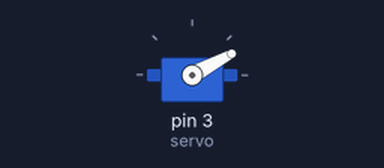
Bench run of a sketch on a simulated Arduino Uno, built with avr-gcc and run on an emulated ATmega328P. On the bench: servo. What the sketch prints to the serial monitor is not drawn.

Above: at 0.05 s.
At 0.45 s:
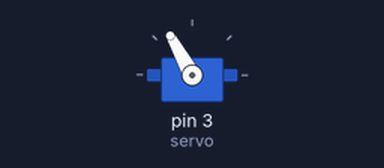
At 0.85 s:
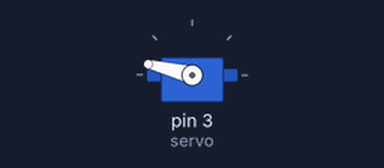
At 1.65 s:
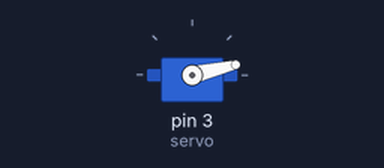
Timing chart, 0 to 3.8 s (numbered marks = the images above):
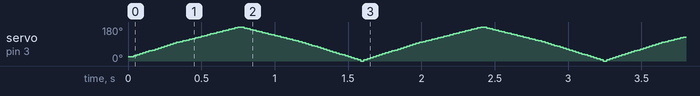

The sketch:

codigo-arduino.ino
```cpp
// Importa a biblioteca "Servo" para controlar o servo motor
#include <Servo.h>


// Instanciando um objeto chamado Servo
Servo servo;


// Criando a função para inicializar os pinos e componentes

void setup() {
  Serial.begin(9600); // Velocidade de comunicação
  servo.attach(3); // Pino onde ligamos o servo motor - OBS: Precisa ser um pino PWM (~)
}


// Função que se repete infinitamente

void loop() {
  for (int posicao = 0; posicao <= 180; posicao ++){
    // Cria a variável posicao e inicia ela com o valor 0, e repete o loop enquanto ele for menor que 180 (adiciona 1 ao ângulo a cada repetição)
    // Deixa o Servo no ângulo da variável posicao
    servo.write(posicao);
    // Mostra a variável no monitor serial
    Serial.println(posicao);
  }
   for (int posicao = 180; posicao >= 0; posicao --) {
     // Igual o for anterior, mas invertido para fazer o motor "voltar" de 180° para 0°
     servo.write(posicao);
     Serial.println(posicao);
   }
}
```
